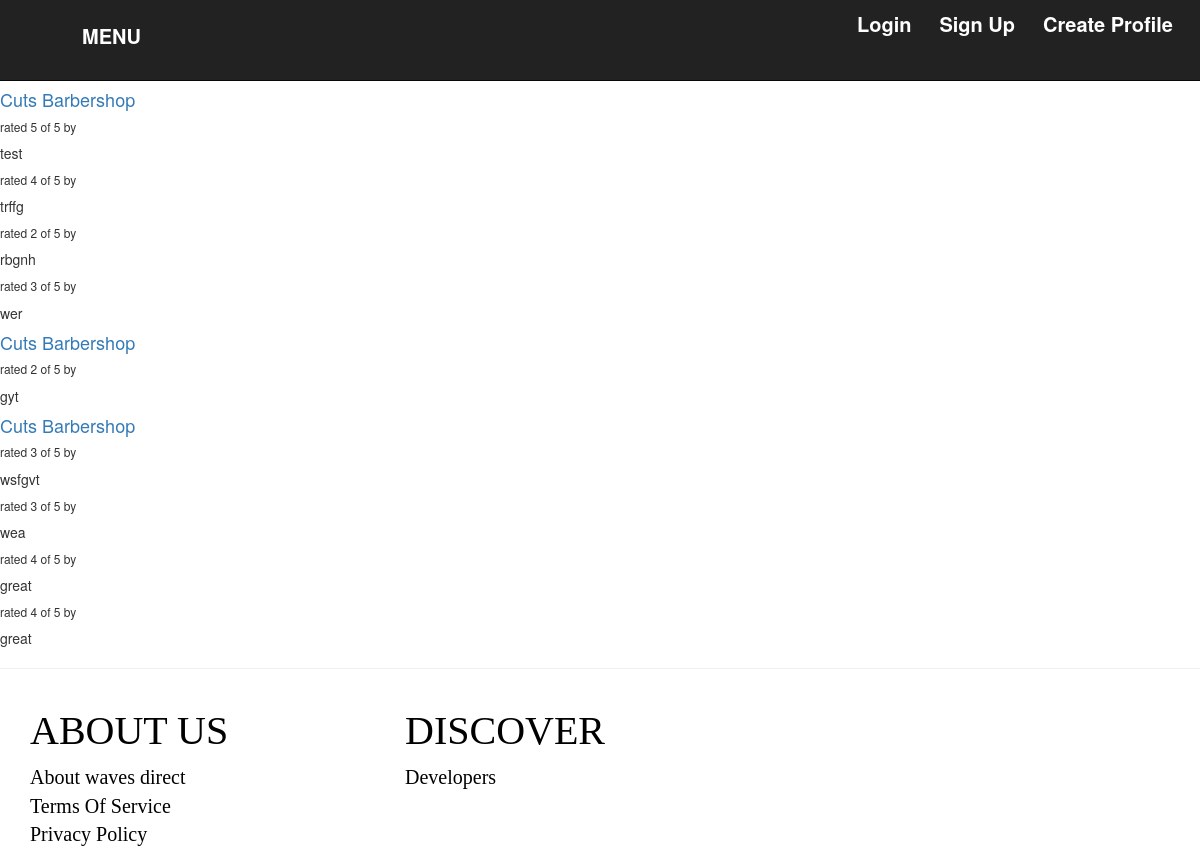
/reviews/, run on an earlier commit of the app's database.
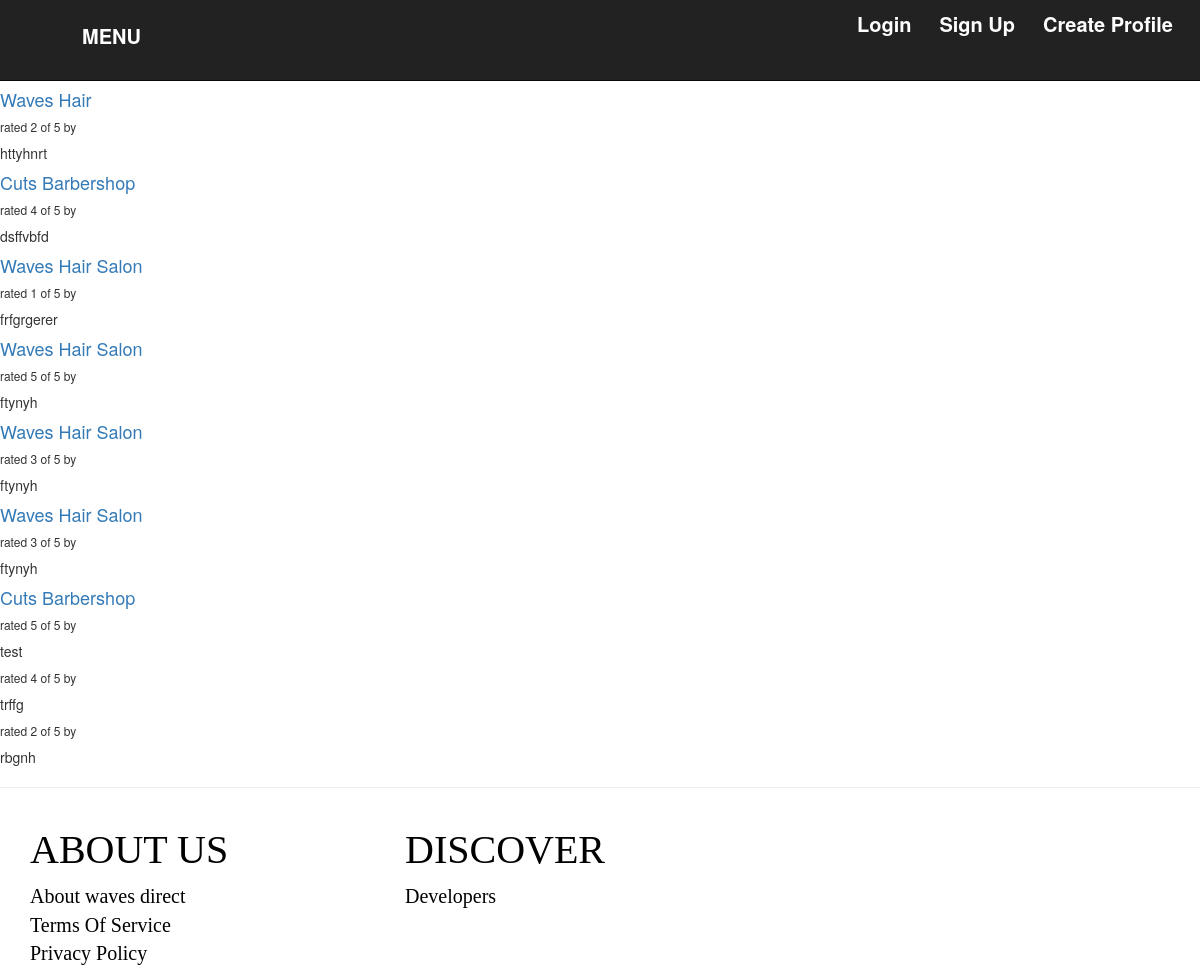
And on a later commit of the database.
### reviews/models.py (models this page shows)
class Review(models.Model):
    RATING_CHOICES = (
        (1, '1'),
        (2, '2'),
        (3, '3'),
        (4, '4'),
        (5, '5'),
    )
    profile = models.ForeignKey(Profile, default=None, null=True)
    pub_date = models.DateTimeField('date published')
    user = models.ForeignKey(User, default=None, null=True)
    comment = models.CharField(max_length=200)
    rating = models.IntegerField(choices=RATING_CHOICES)

### wavesapp/models.py (models this page shows, shortened)
class Profile(models.Model):
    SALON_OWNER = 1
    BARBERSHOP_OWNER = 2
    FREELANCE = 3
    ROLE_CHOICES = (
        (SALON_OWNER, 'Salon_Owner'),
        (BARBERSHOP_OWNER, 'Barbershop_Owner'),
        (FREELANCE, 'Freelance'),
    )
    user = models.OneToOneField(User, on_delete=models.CASCADE)
    uploadphoto = models.FileField(upload_to="profile_photos", default=None, null=True)
    company_name = models.CharField(max_length = 30, default=None, null=True)
    phone = models.CharField(max_length=30, null=True)
    address = models.CharField(max_length=100, null=True)
    city = models.CharField(max_length=30, null=True)
    email = models.EmailField(max_length=30, null=True)
    role = models.PositiveSmallIntegerField(choices=ROLE_CHOICES, null=True, blank=True)
    Services_offered = models.TextField(default=None, null=True)

### reviews/views.py (the view)
def review_list(request):
    latest_review_list = Review.objects.order_by('-pub_date')[:9]
    context = {'latest_review_list':latest_review_list}
    return render(request, 'reviews/review_list.html', context)

### reviews/templates/reviews/review_list.html (shortened to what this page needs)
{% extends 'wavesapp/base.html' %}
{% load bootstrap3 %}
{% block content %}
{% if latest_review_list %}
<div>
    {% for review in latest_review_list %}
    <div>
        <h4><a href="{% url 'reviews:review_detail' review.id %}">
        {{ review.profile.company_name }}
        </a></h4>
        <h6>rated {{ review.rating }} of 5 by {{ review.user_name }}</h6>
        <p>{{ review.comment }}</p>
    </div>
    {% endfor %}
</div>
{% else %}
<p>No reviews are available.</p>
{% endif %}
{% endblock %}

What changed in the data, as far as the page shows it:
no longer on this page (row unchanged): Review: rating "3", comment "wer"
no longer on this page (row unchanged): Review: profile.company_name "Cuts Barbershop", rating "2", comment "gyt"
no longer on this page (row unchanged): Review: profile.company_name "Cuts Barbershop", rating "3", comment "wsfgvt"
no longer on this page (row unchanged): Review: rating "3", comment "wea"
no longer on this page (row unchanged): Review: rating "4", comment "great"
no longer on this page (row unchanged): Review: rating "4", comment "great"
added Review: profile.company_name "Waves Hair", rating "2", comment "httyhnrt"
added Review: profile.company_name "Cuts Barbershop", rating "4", comment "dsffvbfd"
added Review: profile.company_name "Waves Hair Salon", rating "1", comment "frfgrgerer"
added Review: profile.company_name "Waves Hair Salon", rating "5", comment "ftynyh"
added Review: profile.company_name "Waves Hair Salon", rating "3", comment "ftynyh"
added Review: profile.company_name "Waves Hair Salon", rating "3", comment "ftynyh"
